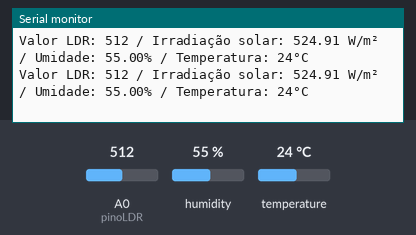
Bench run of a sketch on a simulated Arduino Uno, built with avr-gcc and run on an emulated ATmega328P. On the bench: the last lines printed to the serial monitor. Inputs (shaded band) come from the test bench; at power-on: A0 (pinoLDR) = 512, humidity 55 %, temperature 24 °C.

Above: at 8.2 s.
8.3 s: A0 (pinoLDR) set to 912
At 11.3 s:
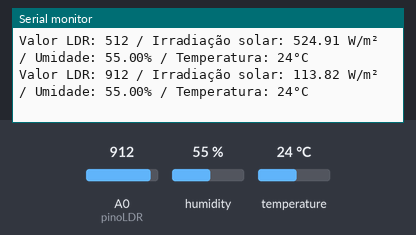
14.4 s: A0 (pinoLDR) set to 935
At 15.6 s:
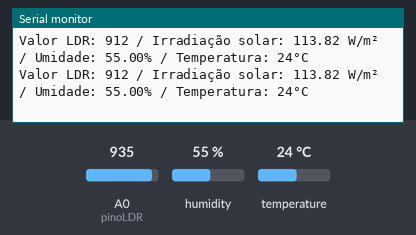
Timing chart, 0 to 17.4 s (numbered marks = the images above; inputs shaded):
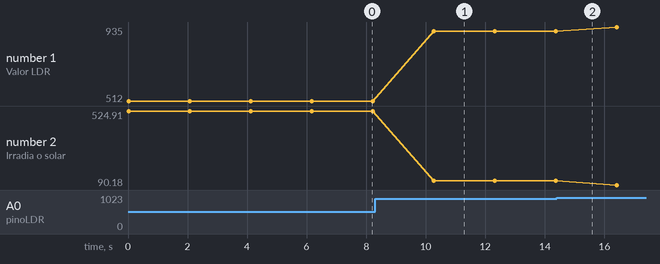

Measured:
- after the input at 8.3 s, the serial monitor: prints a new line after 2.0 s (image 1)
- plotted number 1: 512 → 912 after the input at 8.3 s, 912 → 935 after the input at 14.4 s
- plotted number 2: 524.91 → 113.82 after the input at 8.3 s, 113.82 → 90.18 after the input at 14.4 s

The sketch:

estacao_meteorologica.ino
```cpp
#include "dht.h"

const int pinoDHT11 = A1;
const int pinoLDR = A0;

dht DHT;

// Ajuste esses coeficientes conforme a calibração correta
float slope = 1.0; // Inclinação da curva de calibração
float intercept = 0; // Intercepto da curva de calibração
float tempCoefficient = 0.01; // Coeficiente de ajuste para temperatura
float humidityCoefficient = 0.005; // Coeficiente de ajuste para umidade

void setup() {
  Serial.begin(9600);
}

void loop() {
  int valorLDR = analogRead(pinoLDR);
  float tensao = valorLDR * (5.0 / 1024.0);
  float irradiacaoBase = calculateIrradiance(valorLDR); // Nova função de cálculo da irradiância base

  DHT.read11(pinoDHT11);
  float temperatura = DHT.temperature;
  float umidade = DHT.humidity;

  float irradiacaoAjustada = adjustIrradiance(irradiacaoBase, temperatura, umidade);

  Serial.print("Valor LDR: ");
  Serial.print(valorLDR);
  Serial.print(" / Irradiação solar: ");
  Serial.print(irradiacaoAjustada);
  Serial.print(" W/m²");
  Serial.print(" / Umidade: ");
  Serial.print(umidade);
  Serial.print("%");
  Serial.print(" / Temperatura: ");
  Serial.print(temperatura, 0);
  Serial.println("°C");

  delay(2000);
}

float calculateIrradiance(int valorLDR) {
  // Ajuste a fórmula com base em dados de calibração reais
  // Exemplo de fórmula linear básica, ajuste conforme necessário
  float irradiancia = (1023.0 - valorLDR) * (1000.0 / (1023.0 - 50.0)); // Fórmula original
  // float irradiancia = 2976.6 * exp(-17.73 * (valorLDR * (5.0 / 1024.0))); // Outra fórmula possível

  // Esta fórmula deve ser ajustada para refletir os dados de calibração reais
  // Por exemplo, se a relação for linear ou exponencial, ajuste os coeficientes
  return irradiancia;
}

float adjustIrradiance(float irradiancia, float temperatura, float umidade) {
  // Ajuste da irradiância com base na temperatura e umidade
  float irradiacaoAjustada = irradiancia - (tempCoefficient * (temperatura - 25)) - (humidityCoefficient * umidade);
  return irradiacaoAjustada;
}
```
